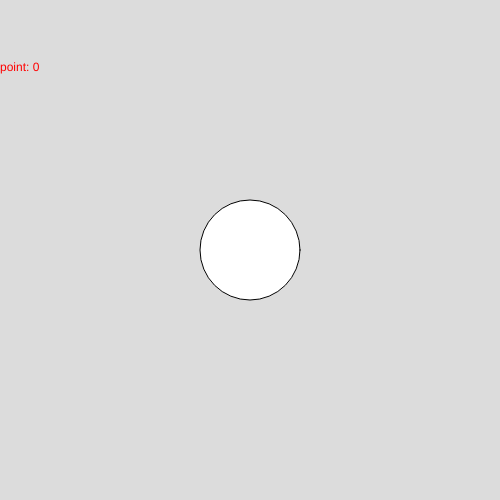
Frame 1 (no input)
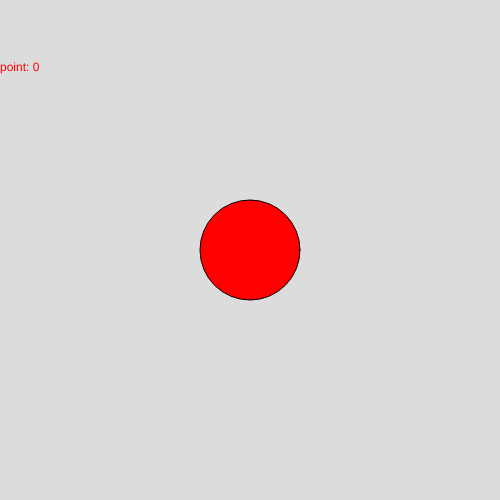
Frame 60 (no input)
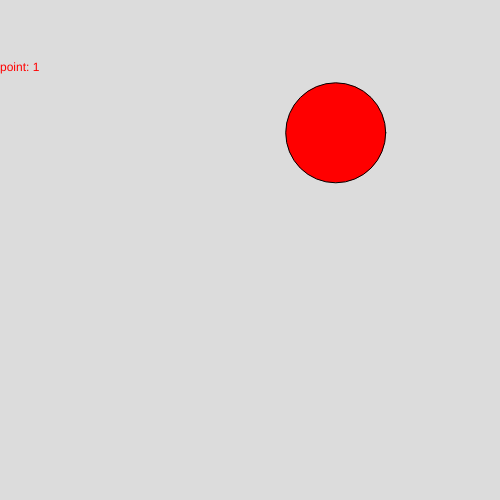
Frame 120 (the mouse pressed at the canvas centre since frame 60)

The p5.js sketch that drew these frames (run headless with seeded random() and noise() and a simulated clock; from frame 60 on, the mouse is pressed at the canvas centre):

// p5.js sketch
// ── sketch.js
let x = 250;
let y = 250;
let p = 0;
function setup() {
  createCanvas(500, 500);
}

function draw() {
  background(220);
  ellipse(x, y, 100, 100);
  if (sqrt((x - mouseX) ** 2 + (y - mouseY) ** 2) < 50 && mouseIsPressed) {
    fill(0, 255, 0);
    x = random(50, width - 50);
    y = random(50, height - 50);
    p++;
  } else {
    fill(255, 0, 0);
  }
  text("point: " + p, 0, height / 7);
}
